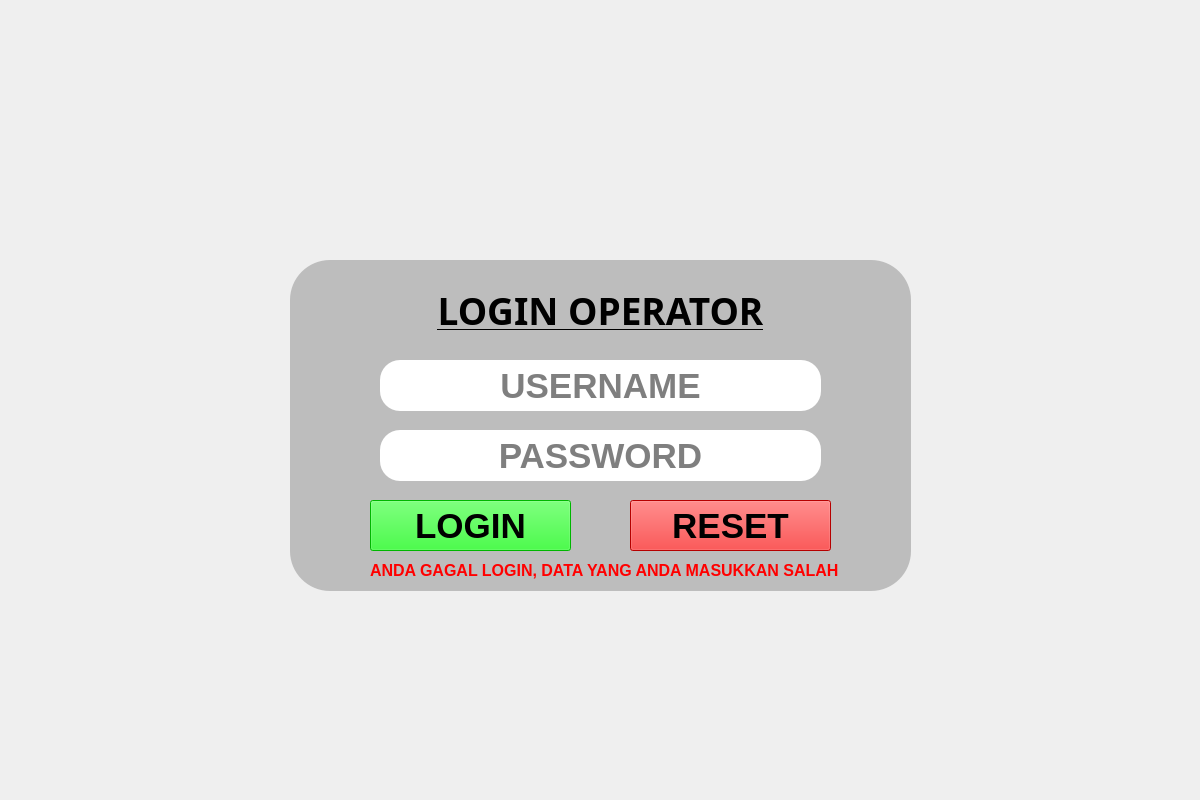
<?xml version="1.0" encoding="UTF-8"?>
<ui version="4.0">
 <class>Login</class>
 <widget class="QWidget" name="Login">
  <property name="geometry">
   <rect>
    <x>0</x>
    <y>0</y>
    <width>1200</width>
    <height>800</height>
   </rect>
  </property>
  <property name="windowTitle">
   <string>Form</string>
  </property>
  <widget class="QLabel" name="bglabel">
   <property name="geometry">
    <rect>
     <x>290</x>
     <y>260</y>
     <width>621</width>
     <height>331</height>
    </rect>
   </property>
   <property name="styleSheet">
    <string notr="true">background-color: rgb(189, 189, 189);
border-radius: 40px;</string>
   </property>
   <property name="text">
    <string/>
   </property>
  </widget>
  <widget class="QLabel" name="llogin">
   <property name="geometry">
    <rect>
     <x>410</x>
     <y>290</y>
     <width>381</width>
     <height>41</height>
    </rect>
   </property>
   <property name="font">
    <font>
     <family>Arial Black</family>
     <pointsize>28</pointsize>
     <weight>75</weight>
     <italic>false</italic>
     <bold>true</bold>
     <underline>true</underline>
    </font>
   </property>
   <property name="text">
    <string>LOGIN OPERATOR</string>
   </property>
   <property name="alignment">
    <set>Qt::AlignCenter</set>
   </property>
  </widget>
  <widget class="QLineEdit" name="lusername">
   <property name="geometry">
    <rect>
     <x>380</x>
     <y>360</y>
     <width>441</width>
     <height>51</height>
    </rect>
   </property>
   <property name="font">
    <font>
     <family>Arial</family>
     <pointsize>26</pointsize>
     <weight>75</weight>
     <bold>true</bold>
    </font>
   </property>
   <property name="styleSheet">
    <string notr="true">border-radius: 20px;</string>
   </property>
   <property name="text">
    <string/>
   </property>
   <property name="alignment">
    <set>Qt::AlignCenter</set>
   </property>
   <property name="placeholderText">
    <string>USERNAME</string>
   </property>
  </widget>
  <widget class="QLineEdit" name="lpassword">
   <property name="geometry">
    <rect>
     <x>380</x>
     <y>430</y>
     <width>441</width>
     <height>51</height>
    </rect>
   </property>
   <property name="font">
    <font>
     <family>Arial</family>
     <pointsize>26</pointsize>
     <weight>75</weight>
     <bold>true</bold>
    </font>
   </property>
   <property name="styleSheet">
    <string notr="true">border-radius: 20px;</string>
   </property>
   <property name="text">
    <string/>
   </property>
   <property name="alignment">
    <set>Qt::AlignCenter</set>
   </property>
   <property name="placeholderText">
    <string>PASSWORD</string>
   </property>
  </widget>
  <widget class="QPushButton" name="pblogin">
   <property name="geometry">
    <rect>
     <x>370</x>
     <y>500</y>
     <width>201</width>
     <height>51</height>
    </rect>
   </property>
   <property name="font">
    <font>
     <family>Arial</family>
     <pointsize>26</pointsize>
     <weight>75</weight>
     <bold>true</bold>
    </font>
   </property>
   <property name="styleSheet">
    <string notr="true">background-color: rgb(0, 255, 0);</string>
   </property>
   <property name="text">
    <string>LOGIN</string>
   </property>
  </widget>
  <widget class="QPushButton" name="pbreset">
   <property name="geometry">
    <rect>
     <x>630</x>
     <y>500</y>
     <width>201</width>
     <height>51</height>
    </rect>
   </property>
   <property name="font">
    <font>
     <family>Arial</family>
     <pointsize>26</pointsize>
     <weight>75</weight>
     <bold>true</bold>
    </font>
   </property>
   <property name="styleSheet">
    <string notr="true">background-color: rgb(255, 0, 0);</string>
   </property>
   <property name="text">
    <string>RESET</string>
   </property>
  </widget>
  <widget class="QLabel" name="lketerangan">
   <property name="geometry">
    <rect>
     <x>370</x>
     <y>560</y>
     <width>471</width>
     <height>21</height>
    </rect>
   </property>
   <property name="font">
    <font>
     <family>Arial</family>
     <pointsize>12</pointsize>
     <weight>75</weight>
     <bold>true</bold>
    </font>
   </property>
   <property name="styleSheet">
    <string notr="true">color: rgb(255, 0, 0);</string>
   </property>
   <property name="text">
    <string>ANDA GAGAL LOGIN, DATA YANG ANDA MASUKKAN SALAH</string>
   </property>
  </widget>
 </widget>
 <resources/>
 <connections/>
</ui>
